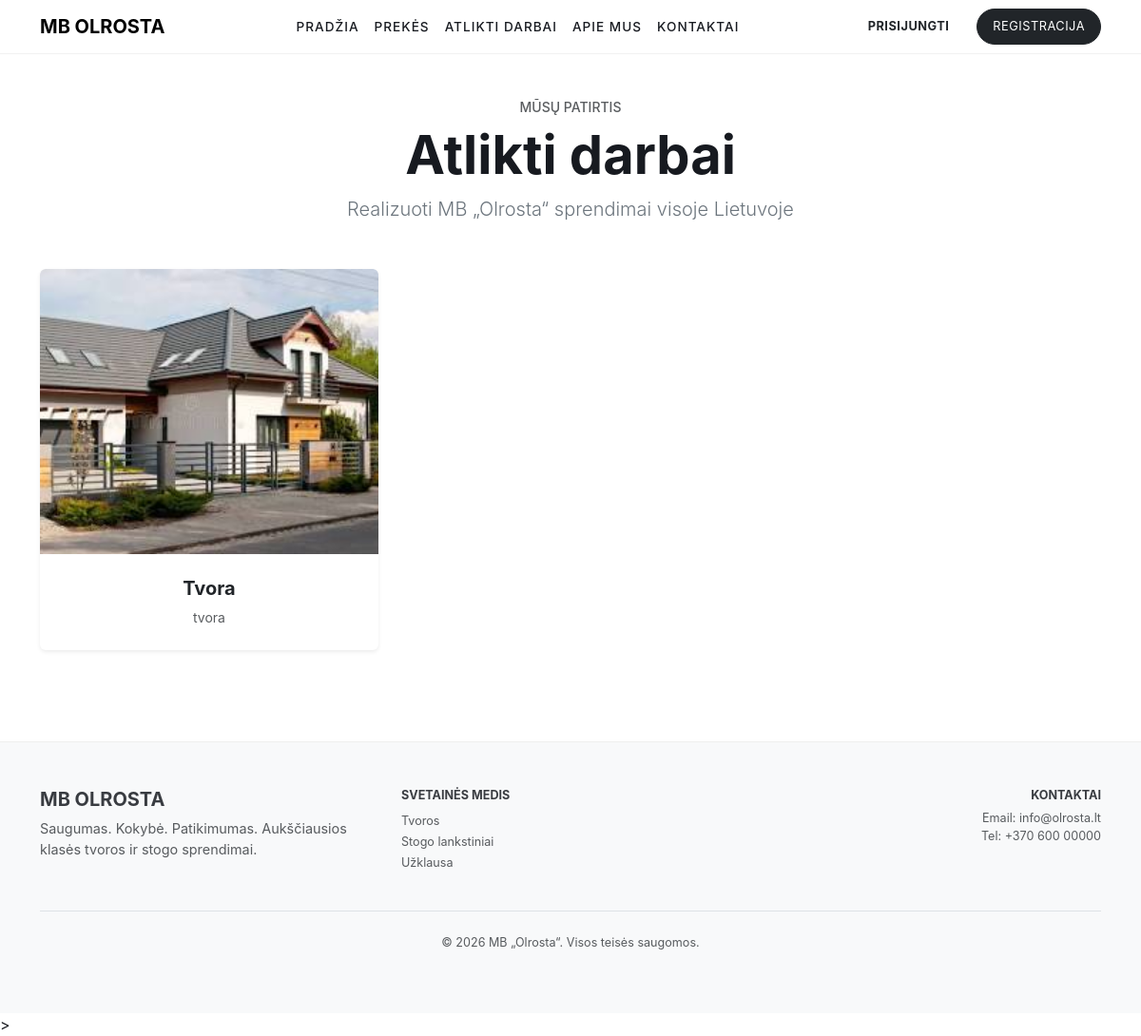
/darbai/, run on the app's committed database.
### shop/models.py (models this page shows, shortened)
class Project(models.Model):
    title = models.CharField(max_length=200)
    image = models.ImageField(upload_to='projects/')
    description = models.TextField(blank=True)

### shop/views.py (the view)
# urls.py: path('darbai/', views.projects, name='projects'),
def projects(request):
    all_projects = Project.objects.all()
    return render(request, 'projects.html', {'projects': all_projects})

### templates/projects.html (shortened to what this page needs)
{% extends 'base.html' %}
{% load static %}
{% block content %}
<div class="container py-5">
    <div class="text-center mb-5">
        <h6 class="text-uppercase tracking-widest text-muted small">Mūsų patirtis</h6>
        <h1 class="display-4 fw-bold">Atlikti darbai</h1>
        <p class="lead text-secondary">Realizuoti MB „Olrosta“ sprendimai visoje Lietuvoje</p>
    </div>
    <div class="row g-4">
        {% for project in projects %}
        <div class="col-md-6 col-lg-4">
            <div class="card h-100 border-0 shadow-sm overflow-hidden project-card">
                {% if project.image %}
                <div class="project-image-wrapper" style="height: 300px; overflow: hidden;">
                    <img src="{{ project.image.url }}" class="card-img-top w-100 h-100" style="object-fit: cover; transition: transform 0.5s ease;" alt="{{ project.title }}">
                </div>
                {% endif %}
                <div class="card-body p-4 text-center">
                    <h5 class="fw-bold mb-2">{{ project.title }}</h5>
                    <p class="text-muted small mb-0">{{ project.description }}</p>
                </div>
            </div>
        </div>
        {% empty %}
        <div class="col-12 text-center py-5">
            <p class="text-muted">Šiuo metu projektų nuotraukų nėra. Įkelkite jas per Admin panelę.</p>
        </div>
        {% endfor %}
    </div>
</div>
{% endblock %}

### static/css/style.css (style rules this page uses)
:root { --tesla-black: #171a20; --tesla-gray: #393c41; --tesla-white: #ffffff; }
body { font-family: 'Universal Sans', -apple-system, BlinkMacSystemFont, "Segoe UI", Roboto, sans-serif; color: var(--tesla-black); margin: 0; }
.card { border: none; transition: transform 0.3s; }

### templates/projects.html (style rules this page uses)
.project-card { transition: box-shadow 0.3s ease; }

### data on the page
Project: image (picture), title "Tvora", description "tvora"
